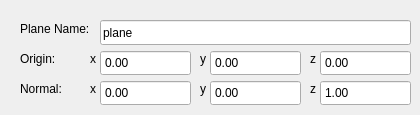
        <widget class="QWidget" name="page_18">
         <widget class="QLabel" name="label_41">
          <property name="geometry">
           <rect>
            <x>90</x>
            <y>80</y>
            <width>16</width>
            <height>17</height>
           </rect>
          </property>
          <property name="text">
           <string>x</string>
          </property>
         </widget>
         <widget class="QDoubleSpinBox" name="dblbox_geometry_meshes_plane_normal_y">
          <property name="geometry">
           <rect>
            <x>210</x>
            <y>80</y>
            <width>91</width>
            <height>26</height>
           </rect>
          </property>
          <property name="buttonSymbols">
           <enum>QAbstractSpinBox::NoButtons</enum>
          </property>
         </widget>
         <widget class="QLabel" name="label_42">
          <property name="geometry">
           <rect>
            <x>200</x>
            <y>80</y>
            <width>16</width>
            <height>17</height>
           </rect>
          </property>
          <property name="text">
           <string>y</string>
          </property>
         </widget>
         <widget class="QLabel" name="label_43">
          <property name="geometry">
           <rect>
            <x>20</x>
            <y>20</y>
            <width>81</width>
            <height>17</height>
           </rect>
          </property>
          <property name="text">
           <string>Plane Name:</string>
          </property>
         </widget>
         <widget class="QLabel" name="label_44">
          <property name="geometry">
           <rect>
            <x>310</x>
            <y>80</y>
            <width>16</width>
            <height>17</height>
           </rect>
          </property>
          <property name="text">
           <string>z</string>
          </property>
         </widget>
         <widget class="QDoubleSpinBox" name="dblbox_geometry_meshes_plane_normal_x">
          <property name="geometry">
           <rect>
            <x>100</x>
            <y>80</y>
            <width>91</width>
            <height>26</height>
           </rect>
          </property>
          <property name="font">
           <font>
            <kerning>true</kerning>
           </font>
          </property>
          <property name="wrapping">
           <bool>false</bool>
          </property>
          <property name="frame">
           <bool>true</bool>
          </property>
          <property name="buttonSymbols">
           <enum>QAbstractSpinBox::NoButtons</enum>
          </property>
          <property name="specialValueText">
           <string/>
          </property>
          <property name="prefix">
           <string/>
          </property>
         </widget>
         <widget class="QLabel" name="label_45">
          <property name="geometry">
           <rect>
            <x>310</x>
            <y>50</y>
            <width>16</width>
            <height>17</height>
           </rect>
          </property>
          <property name="text">
           <string>z</string>
          </property>
         </widget>
         <widget class="QDoubleSpinBox" name="dblbox_geometry_meshes_plane_normal_z">
          <property name="geometry">
           <rect>
            <x>320</x>
            <y>80</y>
            <width>91</width>
            <height>26</height>
           </rect>
          </property>
          <property name="buttonSymbols">
           <enum>QAbstractSpinBox::NoButtons</enum>
          </property>
          <property name="value">
           <double>1.000000000000000</double>
          </property>
         </widget>
         <widget class="QDoubleSpinBox" name="dblbox_geometry_meshes_plane_origin_x">
          <property name="geometry">
           <rect>
            <x>100</x>
            <y>50</y>
            <width>91</width>
            <height>26</height>
           </rect>
          </property>
          <property name="buttonSymbols">
           <enum>QAbstractSpinBox::NoButtons</enum>
          </property>
         </widget>
         <widget class="QLabel" name="label_46">
          <property name="geometry">
           <rect>
            <x>20</x>
            <y>50</y>
            <width>71</width>
            <height>17</height>
           </rect>
          </property>
          <property name="text">
           <string>Origin:</string>
          </property>
         </widget>
         <widget class="QLabel" name="label_47">
          <property name="geometry">
           <rect>
            <x>90</x>
            <y>50</y>
            <width>16</width>
            <height>17</height>
           </rect>
          </property>
          <property name="text">
           <string>x</string>
          </property>
         </widget>
         <widget class="QLabel" name="label_48">
          <property name="geometry">
           <rect>
            <x>20</x>
            <y>80</y>
            <width>51</width>
            <height>17</height>
           </rect>
          </property>
          <property name="text">
           <string>Normal:</string>
          </property>
         </widget>
         <widget class="QLabel" name="label_49">
          <property name="geometry">
           <rect>
            <x>200</x>
            <y>50</y>
            <width>16</width>
            <height>17</height>
           </rect>
          </property>
          <property name="text">
           <string>y</string>
          </property>
         </widget>
         <widget class="QLineEdit" name="line_geometry_meshes_planename">
          <property name="geometry">
           <rect>
            <x>100</x>
            <y>20</y>
            <width>311</width>
            <height>25</height>
           </rect>
          </property>
          <property name="text">
           <string>plane</string>
          </property>
         </widget>
         <widget class="QDoubleSpinBox" name="dblbox_geometry_meshes_plane_origin_y">
          <property name="geometry">
           <rect>
            <x>210</x>
            <y>50</y>
            <width>91</width>
            <height>26</height>
           </rect>
          </property>
          <property name="buttonSymbols">
           <enum>QAbstractSpinBox::NoButtons</enum>
          </property>
         </widget>
         <widget class="QDoubleSpinBox" name="dblbox_geometry_meshes_plane_origin_z">
          <property name="geometry">
           <rect>
            <x>320</x>
            <y>50</y>
            <width>91</width>
            <height>26</height>
           </rect>
          </property>
          <property name="buttonSymbols">
           <enum>QAbstractSpinBox::NoButtons</enum>
          </property>
         </widget>
        </widget>
